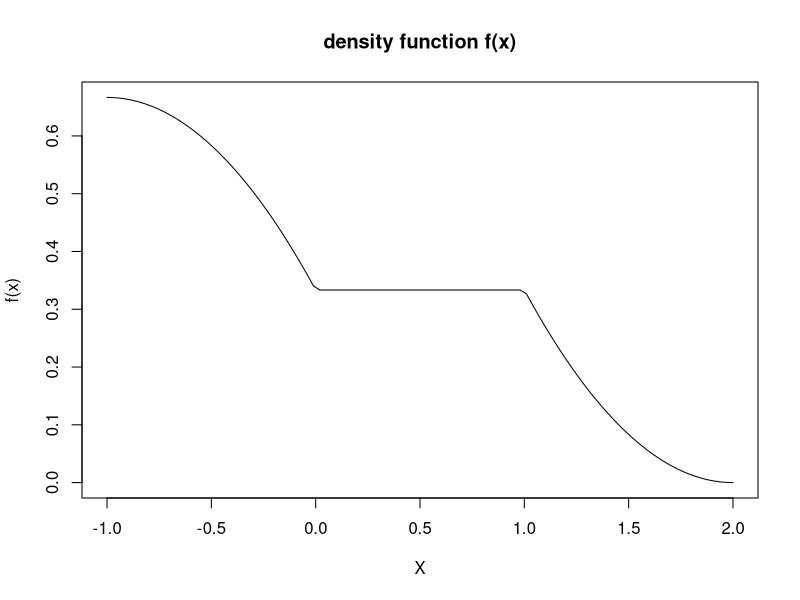
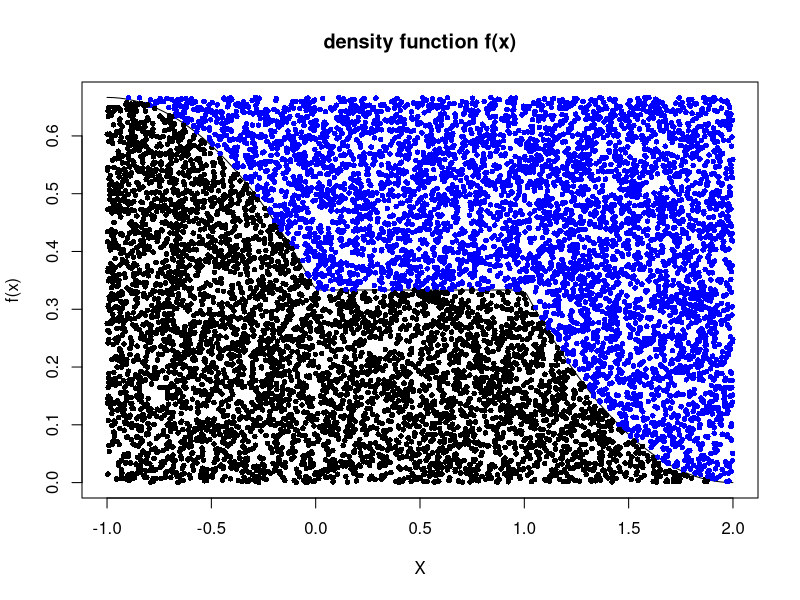
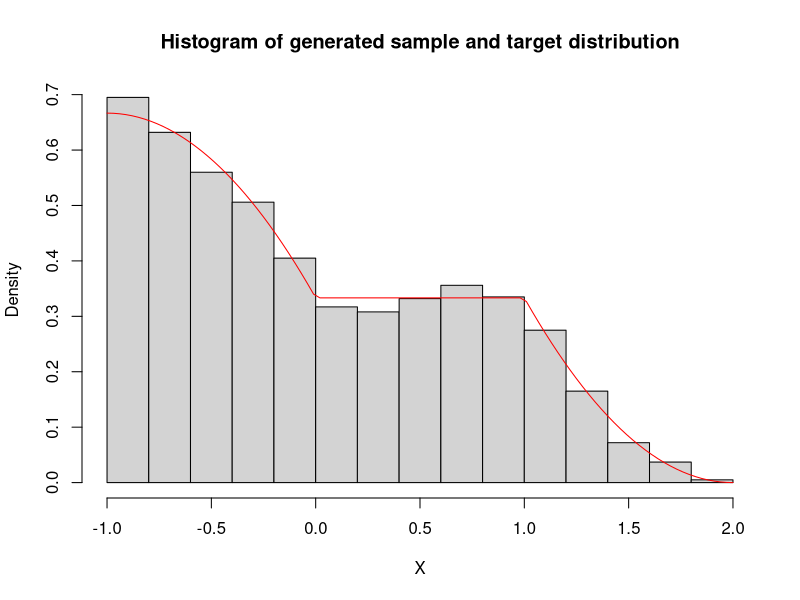
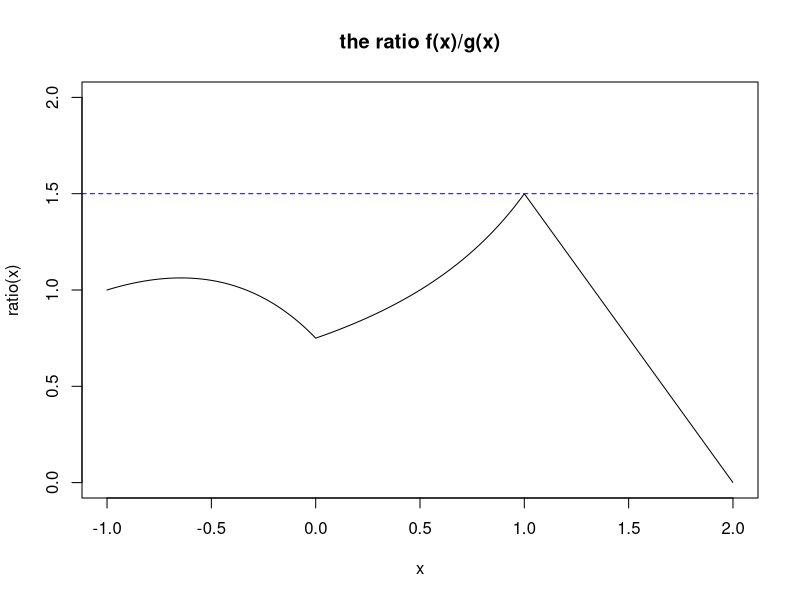
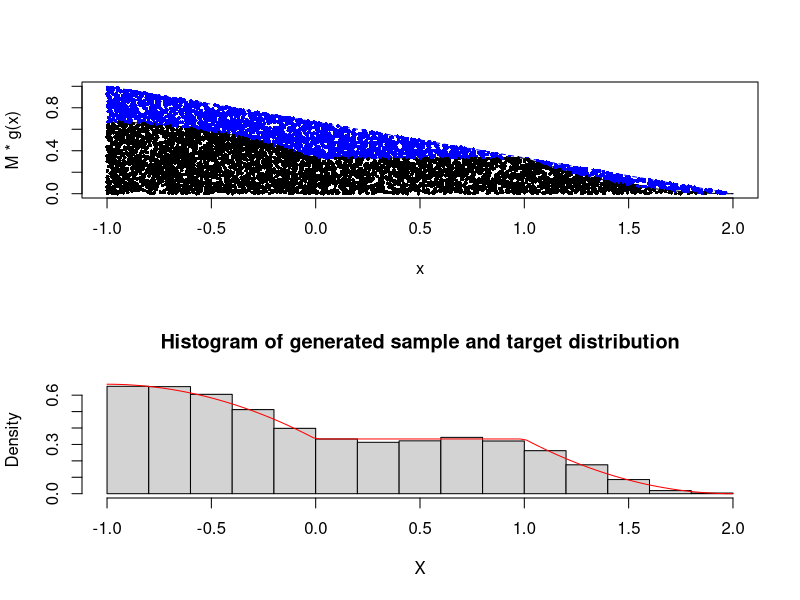
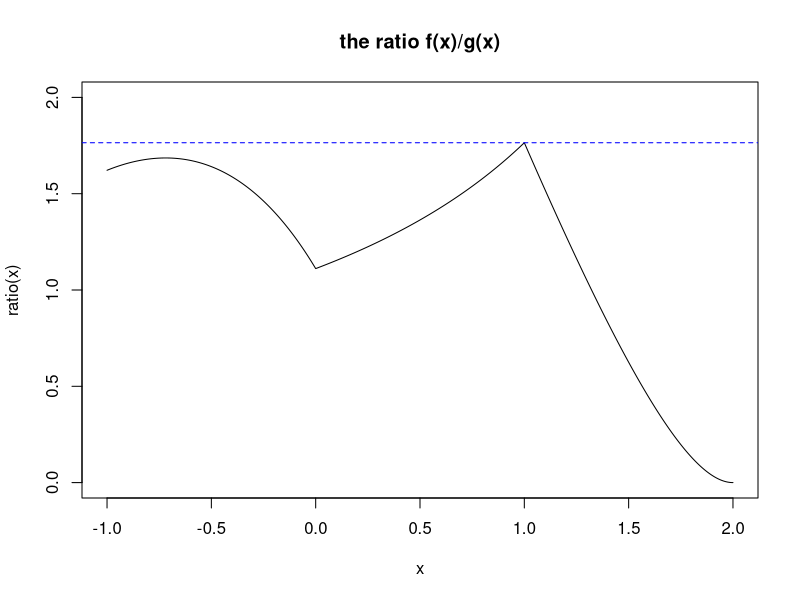
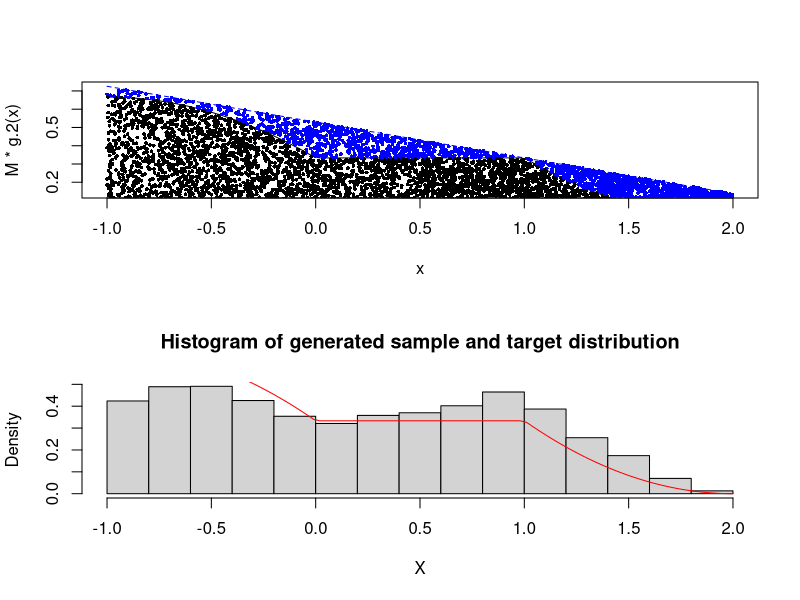
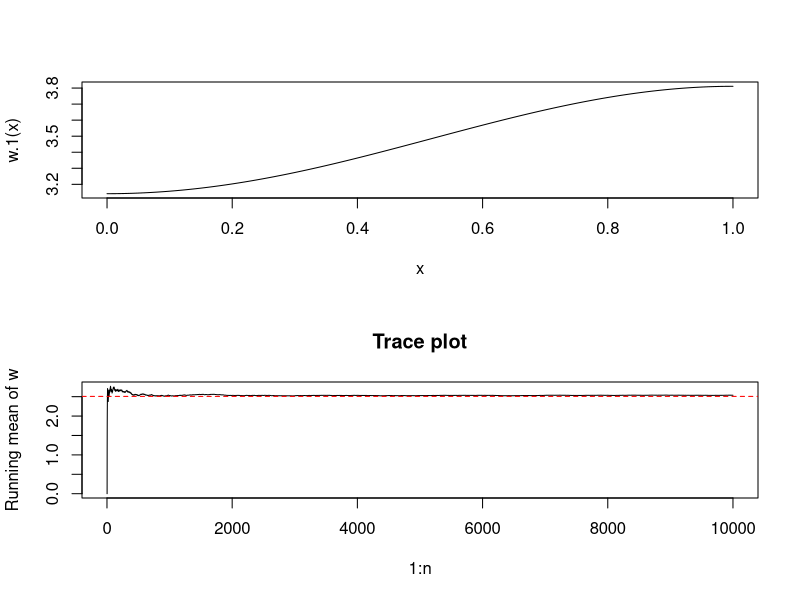

Generate these figures, in order, with R:
## ---- chunk 1
h <- function(x) (2-(x+1)^2)*(x<=0) + (1)*(x>0)*(x<=1) + (x-2)^2*(1<x)
f <- function(x) h(x)/3
curve(f,-1,2,xlab = "X", ylab = "f(x)", main = "density function f(x)")

#Part(A)

#AR-method based on a rectangle.
#
# find the bound of function f(x). the interval inside optimize should be (-1,2). 
# but using (-1,2) can not get the correct value of maximum. Using (-1,1) for instance.
# M <- optimize(f,interval = c(-1,1), maximum = T)$objective

r.rectangle.ar <- function(n, graph=FALSE){
  X <- rep(0,n)
  nb.generated <- 0
  nb.accepted <- 0
  M <- optimize(f,interval = c(-1,1), maximum = T)$objective
  if(graph==TRUE){
    curve(f,-1,2,xlab = "X", ylab = "f(x)", main = "density function f(x)")
  }
  while(nb.accepted < n){
    nb.generated <- nb.generated + 1
    Y <- runif(1,-1,2)
    U <- runif(1,0,M)
    if(U < f(Y)){
      nb.accepted <- nb.accepted + 1
      X[nb.accepted] <- Y
      if(graph==TRUE) points(Y, U, pch=16, cex=0.75)
    }
    else{
      if(graph==TRUE) points(Y, U, pch=16, cex=0.75, col='blue')
    }
  }
  if(graph==TRUE){
    hist(X,breaks = 15, freq = F, xlim = c(-1,2),
         main = 'Histogram of generated sample and target distribution')
    curve(f, -1, 2, add = TRUE, col='red')
  }
  return(list(X=X,prob=n/nb.generated))
}
# The acceptance probability
r.rectangle.ar(5000, TRUE)$prob

## ---- chunk 2
# using the candidate density g(x) = 2/9(2-x)
g <- function(x) 2/9*(2-x)
#
# study the ratio
#
ratio <- function(x) f(x)/g(x)
par(mfrow=c(1,1))
curve(ratio,-1,2,n=5000,ylim=c(0,2),main= 'the ratio f(x)/g(x)')

#find the maximum value of ratio
M <- optimize(ratio, interval = c(-1,2), maximum = T)$objective
abline(h=M, col="blue",lty=2)
#
# The smallest M = ratio(1.000006) = 1.499991, and it is the maximum of the ratio.
# 
#
# Using Accept-Reject on the rectangle with M
#
r.candidate.ar <- function(n, M, graph=FALSE){
  X <- rep(0,n)
  nb.generated <- 0
  nb.accepted <- 0
  if(graph == TRUE){
    par(mfrow=c(2,1))
    curve(M*g(x),-1,2,col = 'blue', lty = 2)
    curve(f,-1,2,add = T,xlab = "X", ylab = "f(x)", main = "density function f(x)")
  }
  while(nb.accepted < n){
    Y <- 2-3*sqrt(runif(1)) # Y generated through inverse transformation of G(x)
    U <- runif(1,0,M*g(Y))
    nb.generated <- nb.generated + 1
    if(U < f(Y)){
      nb.accepted <- nb.accepted + 1
      X[nb.accepted] <- Y
      if(graph==TRUE) points(Y,U, pch=16, cex=0.5)
    }
    else{
      if(graph==TRUE) points(Y, U, pch=16, cex=0.5, col='blue')
    }
  }
  if(graph==TRUE){
    hist(X,breaks = 15, freq = F, xlim = c(-1,2),
         main = 'Histogram of generated sample and target distribution')
    curve(f, -1, 2, add = TRUE, col='red')
  }
  return(list(X=X,n/nb.generated))
}

# The acceptance probability
r.candidate.ar(n=5000,M,T)[2]

## ---- chunk 3
#
# find a better candidate density g(x)=(3/10)-(1/9)*x
#
# using the candidate density g(x)
g.2 <-function(x) 3/10-1/9*(x)
# study the ratio
#
ratio <- function(x) f(x)/g.2(x)
par(mfrow=c(1,1))
curve(ratio,-1,2,n=5000,ylim=c(0,2),main= 'the ratio f(x)/g(x)')

#find the maximum value of ratio
M <- optimize(ratio, interval = c(-1,2), maximum = T)$objective
abline(h=M, col="blue",lty=2)

r.candidate2.ar <- function(n, M, graph=FALSE){
  X <- rep(0,n)
  nb.generated <- 0
  nb.accepted <- 0
  if(graph == TRUE){
    par(mfrow=c(2,1))
    curve(M*g.2(x),-1,2,col = 'blue', lty = 2)
    curve(f,-1,2,add = T,xlab = "X", ylab = "f(x)", main = "density function f(x)")
  }
  while(nb.accepted < n){
    Y <- runif(1,-1,2) # using runif(-1,2) to sample Y.
    U <- runif(1,0,M*g.2(Y))
    nb.generated <- nb.generated + 1
    if(U < f(Y)){
      nb.accepted <- nb.accepted + 1
      X[nb.accepted] <- Y
      if(graph==TRUE) points(Y,U, pch=16, cex=0.5)
    }
    else{
      if(graph==TRUE) points(Y, U, pch=16, cex=0.5, col='blue')
    }
  }
  if(graph==TRUE){
    hist(X,breaks = 15, freq = F, xlim = c(-1,2),
         main = 'Histogram of generated sample and target distribution')
    curve(f, -1, 2, add = TRUE, col='red')
  }
  return(list(X=X,n/nb.generated))
}


# The acceptance probability
r.candidate2.ar(n=5000,M,T)[2]
## ---- chunk 4

# we aleardy show histograms above.
# P(acceptance based on rectangle) is about 0.50.
# P(acceptance based on g(x)) is about 0.56.
# P(acceptance based on better g(x)) is about 0.68.
# we conclude that the better candidate density g(x)=(3/10)-(1/9)*x in part(c) has the best performance to simulator f.

## ---- chunk 5
# approximation I.1 using a Cauchy importance function;

w.1 <- function(x) sqrt(2*pi)*dnorm(x)*pi*(1+x^2)
curve(w.1)

interval.I.1 <- function(n, summary=F, traceplot=F){
  X <- rcauchy(n)
  w.X <- w.1(X)
  m.w <- mean(w.X)
  if(traceplot == TRUE){
    plot(1:n, cumsum(w.X)/1:n, type="l",
         main="Trace plot", ylab="Running mean of w")
    abline(h=sqrt(2*pi), lty=2, col="red")
  }
  if(summary == TRUE){
    sd.w <- sd(w.X)
    return(list(estimate=m.w, std=sd.w/sqrt(n),
                CI.95=c(m.w-1.96*sd.w/sqrt(n),
                        m.w+1.96*sd.w/sqrt(n)),
                CI.99=c(m.w-2.576*sd.w/sqrt(n),
                        m.w+2.576*sd.w/sqrt(n))))
  }
  return(m.w)
}
interval.I.1(10000,T,T)

I.1 <- replicate(1000,interval.I.1(10000,F,F))

# 90% confidence interval.
quantile(I.1,probs = c(0.05,0.95))

## ---- chunk 6
# approximation I.2 using a Cauchy importance function;

w.2 <- function(x) pi*dcauchy(x)/(1/sqrt(2*pi)*exp(-x^2/2))
curve(w.2)

interval.I.2 <- function(n, summary=F, traceplot=F){
  X <- rnorm(n)
  w.X <- w.2(X)
  m.w <- mean(w.X)
  if(traceplot == TRUE){
    plot(1:n, cumsum(w.X)/1:n, type="l",
         main="Trace plot", ylab="Running mean of w")
    abline(h=pi, lty=2, col="red")
  }
  if(summary == TRUE){
    sd.w <- sd(w.X)
    return(list(estimate=m.w, std=sd.w/sqrt(n),
                CI.95=c(m.w-1.96*sd.w/sqrt(n),
                        m.w+1.96*sd.w/sqrt(n)),
                CI.99=c(m.w-2.576*sd.w/sqrt(n),
                        m.w+2.576*sd.w/sqrt(n))))
  }
  return(m.w)
}

interval.I.2(10000,T,T)

I.2 <- replicate(1000,interval.I.2(10000,F,F))

# 90% confidence interval.
quantile(I.2,probs = c(0.05,0.95))


#########
# The strategy used in part(B) fails, after 1000 times replicate, 
# I.2=pi is not include in the 90% confidence interval.
#########
## ---- chunk 7
x <- c(8.71, 1.57, 4.22, 6.38, 1.72, 7.70, 8.43, 2.99, 7.45, 4.71,
       9.25, 6.05, 7.32, 4.99, 4.08, 7.59, 5.52, 2.63, 6.24, 5.90)
# using log-likelihood function.
logL <- Vectorize(function(a,b){
  sum(sum(dweibull(x,shape = a,scale = b,log = T)),
       dmultinom(c(1,2),prob = c(pweibull(4,shape = a,scale = b)-pweibull(3,shape = a,scale = b),
                                 pweibull(10,shape = a,scale = b,lower.tail = F)),log = T))
},vectorize.args = list('a','b'))


a.grid <- seq(1,4,.05)
b.grid <- seq(5,15,.05)

logL.matrix <- outer(a.grid,b.grid,logL)
contour(a.grid,b.grid,logL.matrix,nlevels=30)

## part(B)

# a function to find MLEs of a and b.
logL.v <- function(theta){
  y.a <- theta[1]
  y.b <- theta[2]
  return(sum(sum(dweibull(x,shape = y.a,scale = y.b,log = T)),
             dmultinom(c(1,2),prob = c(pweibull(4,shape = y.a,scale = y.b)-pweibull(3,shape = y.a,scale = y.b),
                                       pweibull(10,shape = y.a,scale = y.b,lower.tail = F)),log = T)))
}

# randomly choose a point (2.2,6.8) which is closed to the centre point.
max.weibull <- optim(c(2.2,6.8),logL.v,control = list(fnscale=-1))
points(max.weibull$par[1],max.weibull$par[2],col='red',pch=16)
# MLEs for a and b.
#[1] 2.669036 6.779820


## ---- chunk 8
# The sample
R.x <- c(8.71, 1.57, 4.22, 6.38, 1.72, 7.70, 8.43, 2.99, 7.45, 4.71,
         9.25, 6.05, 7.32, 4.99, 4.08, 7.59, 5.52, 2.63, 6.24, 5.90)
#
# Generating one bootstrap replicate of a and b. (notice the bootstrap samples
# are of the same size as R.x)
#
bootstrap.ab <- function(original.sample){
  n <- length(original.sample)
  selected.elements <- sample(1:n, size = n, replace=TRUE)
  boostrap.sample <- original.sample[selected.elements]
  logL.v <- function(theta){
    y.a <- theta[1]
    y.b <- theta[2]
    return(sum(sum(dweibull(boostrap.sample,shape = y.a,scale = y.b,log = T)),
               dmultinom(c(1,2),prob = c(pweibull(4,shape = y.a,scale = y.b)-pweibull(3,shape = y.a,scale = y.b),
                                         pweibull(10,shape = y.a,scale = y.b,lower.tail = F)),log = T)))
  }
  return((optim(c(2.2,6.8),logL.v,control = list(fnscale=-1))$par))
}
bootstrap.ab(R.x)

replicates.ab <- replicate(2000,bootstrap.ab(R.x))

# 95% CI for MLEs a and b.
quantile(replicates.ab[1,],c(0.25,0.975))
quantile(replicates.ab[2,],c(0.25,0.975))
## ---- chunk 9

## ---- chunk 10

